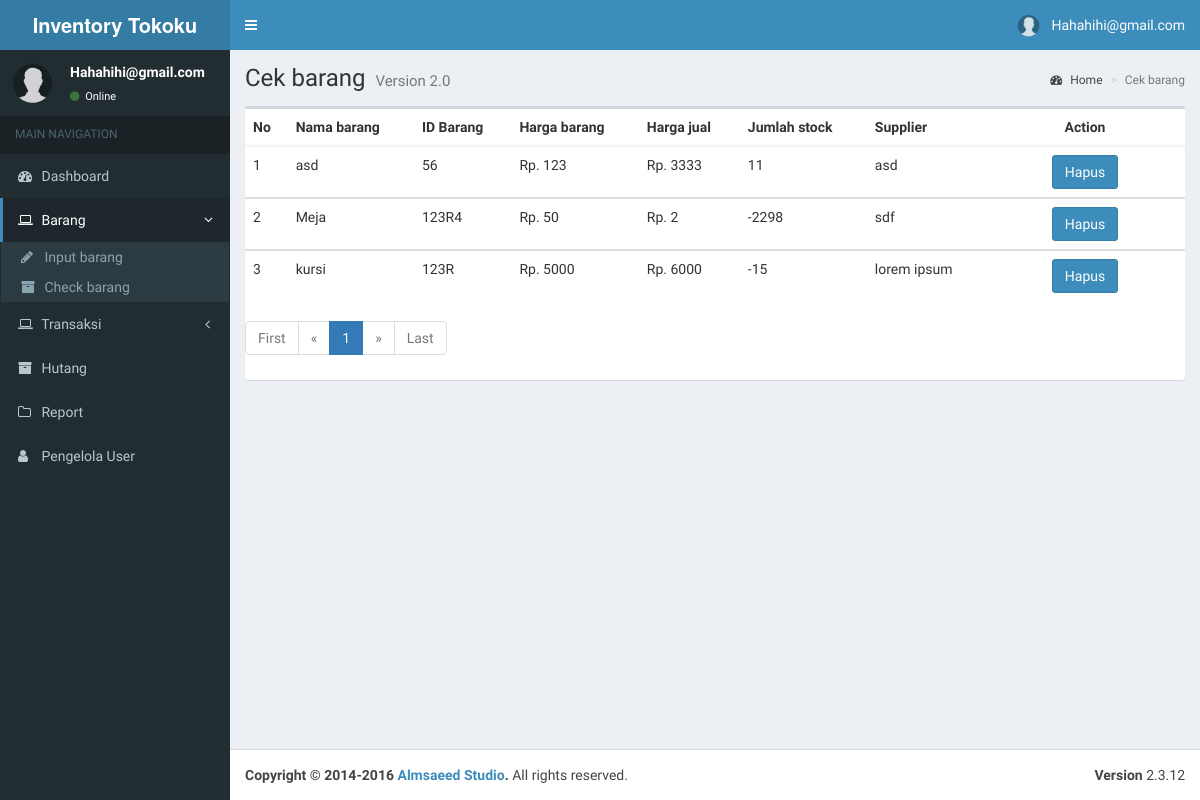
Screenshot of /admin/cekbarang.php (signed in) with the database file from the repository.
### tables this page shows
CREATE TABLE `barang` (
  `id_barang` varchar(5) NOT NULL,
  `jenis_barang` varchar(30) NOT NULL,
  `nama_barang` varchar(60) NOT NULL,
  `harga_beli` int(20) NOT NULL,
  `harga_jual` int(20) NOT NULL,
  `jumlah_stock` int(20) NOT NULL,
  `supplier` text NOT NULL,
  `deskripsi` text NOT NULL
);

### admin/cekbarang.php (the view, shortened to what this page needs)
<!DOCTYPE html>
<html>
<head>
  <link rel="stylesheet" href="bootstrap/css/bootstrap.min.css">
  <link rel="stylesheet" href="https://cdnjs.cloudflare.com/ajax/libs/font-awesome/4.5.0/css/font-awesome.min.css">
  <link rel="stylesheet" href="https://cdnjs.cloudflare.com/ajax/libs/ionicons/2.0.1/css/ionicons.min.css">
  <link rel="stylesheet" href="dist/css/AdminLTE.min.css">
  <link rel="stylesheet" href="bootstrap/css/style.css">
  <link rel="stylesheet" href="dist/css/skins/_all-skins.min.css">
</head>
<body class="hold-transition skin-blue sidebar-mini">
<div class="wrapper">
  <header class="main-header">
    <a href="#" class="logo">
      <span class="logo-lg"><b>Inventory Tokoku</b></span>
    </a>
        <?php
			$userid = $_SESSION['username2'];
		  ?>
    <nav class="navbar navbar-static-top">
      <a href="#" class="sidebar-toggle" data-toggle="offcanvas" role="button">
      </a>
      <div class="navbar-custom-menu">
        <ul class="nav navbar-nav">
          <li class="dropdown user user-menu">
            <a href="#" class="dropdown-toggle" data-toggle="dropdown">
              <img src="img/user.png" class="user-image" alt="User Image">
              <span class="hidden-xs"><?php echo ucfirst ($userid); ?></span>
            </a>
          </li>
        </ul>
      </div>
    </nav>
  </header>
  <aside class="main-sidebar">
    <section class="sidebar">
      <div class="user-panel">
        <div class="pull-left image">
          <img src="img/user.png" class="img-circle" alt="User Image">
        </div>
        <div class="pull-left info">
            <p><?php echo ucfirst ($userid); ?></p>
          <a href="#"><i class="fa fa-circle text-success"></i> Online</a>
        </div>
      </div>
      <ul class="sidebar-menu">
        <li class="header">MAIN NAVIGATION</li>
        <li class="treeview">
          <a href="index">
            <i class="fa fa-dashboard"></i> <span>Dashboard</span>
          </a>
        </li>
        <li class="active treeview">
            <a href="#">
              <i class="fa fa-laptop"></i>
              <span>Barang</span>
              <span class="pull-right-container">
                <i class="fa fa-angle-left pull-right"></i>
              </span>
            </a>
            <ul class="treeview-menu">
              <li><a href="stockopname"><i class="fa fa-pencil"></i> Input barang</a></li>
              <li><a href="cekbarang"><i class="fa fa-archive"></i> Check barang</a></li>
            </ul>
        </li>
        <li class="treeview">
            <a href="#">
              <i class="fa fa-laptop"></i>
              <span>Transaksi</span>
              <span class="pull-right-container">
                <i class="fa fa-angle-left pull-right"></i>
              </span>
            </a>
        </li>
		    <li class="treeview">
          <a href="hutang">
            <i class="fa fa-archive"></i> <span>Hutang</span>
          </a>
        </li>
        <li class="treeview">
          <a href="#">
            <i class="fa fa-folder-o"></i> <span>Report</span>
          </a>
        </li>
        <li class="treeview">
          <a href="user">
            <i class="fa fa-user"></i> <span>Pengelola User</span>
          </a>
        </li>
    </section>
  </aside>
  <div class="content-wrapper">
    <section class="content-header">
      <h1>
        Cek barang
        <small>Version 2.0</small>
      </h1>
      <ol class="breadcrumb">
        <li><a href="#"><i class="fa fa-dashboard"></i> Home</a></li>
        <li class="active">Cek barang</li>
      </ol>
    </section>
    <section class="content">
		<div class="row">
			  <div class="col-xs-12">
				<div class="box">
                      <div class="box-body table-responsive no-padding">
                     <div class="box-body table-responsive no-padding">
                        <?php
                           $mysql_hostname = "localhost";
                           $mysql_user = "root";
                           $mysql_password = "";
                           $mysql_database = "inventory";
                           $conn = mysqli_connect($mysql_hostname, $mysql_user, $mysql_password, $mysql_database);
            ?>
					 <table class="table table-hover">
						<thead>
                           <th>No</th>
                           <th>Nama barang</th>
                           <th>ID Barang</th>
                           <th>Harga barang</th>
                           <th>Harga jual</th>
                           <th>Jumlah stock</th>
                           <th>Supplier</th>
                           <th>
                              <center>Action</center>
                           </th>
                        </thead>
						<?php
$page = (isset($_GET['page'])) ? $_GET['page'] : 1;
$limit = 10;
$limit_start = ($page - 1) * $limit;
$no = $limit_start + 1;
						$sql = "SELECT * FROM barang order by id_barang DESC LIMIT $limit_start, $limit";
                                             if($result = @mysqli_query($conn,$sql)){
                                                 if(mysqli_num_rows($result) > 0){
                                                     while($row = mysqli_fetch_array($result)){
                           ?>
                        <tbody>
                           <td><?php echo $no++ ?></td>
                           <td><?php echo $row['nama_barang'] ?></td>
                           <td><?php echo $row['id_barang'] ?></td>
                           <td><?php echo "Rp. " . $row['harga_beli'] ?></td>
						   <td><?php echo "Rp. " . $row['harga_jual'] ?></td>
                           <td><?php echo $row['jumlah_stock'] ?></td>
                           <td><?php echo $row['supplier'] ?></td>
                           <td width="200px">
                              <center>
                                 <button class="btn btn-primary" data-toggle="modal" data-target="#false<?php echo $row['id_barang'];?>">Hapus</button>
                              </center>
                           </td>
                        </tbody>
                        <?php
                           }
                           }echo "</table>";
                           } else{
                           echo "ERROR: Could not able to execute $sql. ";
                           }
                           ?>
                        <ul class="pagination">
            <?php
            if ($page == 1) {
            ?>
                <li class="disabled"><a href="#">First</a></li>
                <li class="disabled"><a href="#">&laquo;</a></li>
            <?php
            } else {
                $link_prev = ($page > 1) ? $page - 1 : 1;
            ?>
                <li><a href="cekbarang.php?page=1">First</a></li>
                <li><a href="cekbarang.php?page=<?php echo $link_prev; ?>">&laquo;</a></li>
            <?php
            }
            ?>
            <?php
            $sql = mysqli_query($conn, "SELECT COUNT(id_barang) as num FROM barang");
            $total_pages = mysqli_fetch_array($sql);
            $yourcount = $total_pages['num'];
            $jumlah_page = ceil($yourcount / $limit);
            $jumlah_number = 3;
            $start_number = ($page > $jumlah_number) ? $page - $jumlah_number : 1;
            $end_number = ($page < ($jumlah_page - $jumlah_number)) ? $page + $jumlah_number : $jumlah_page;
            for ($i = $start_number; $i <= $end_number; $i++) {
                $link_active = ($page == $i) ? 'class="active"' : '';
            ?>
                <li <?php echo $link_active; ?>><a href="cekbarang.php?page=<?php echo $i; ?>"><?php echo $i; ?></a></li>
            <?php
            }
            ?>
            <?php
            if ($page == $jumlah_page) {
            ?>
                <li class="disabled"><a href="#">&raquo;</a></li>
                <li class="disabled"><a href="#">Last</a></li>
            <?php
            } else {
                $link_next = ($page < $jumlah_page) ? $page + 1 : $jumlah_page;
            ?>
                <li><a href="cekbarang.php?page=<?php echo $link_next; ?>">&raquo;</a></li>
                <li><a href="cekbarang.php?page=<?php echo $jumlah_page; ?>">Last</a></li>
            <?php
            }
            ?>
        </ul>
				</div>
			  </div>
		</div>
    </section>
  </div>
  <footer class="main-footer">
    <div class="pull-right hidden-xs">
      <b>Version</b> 2.3.12
    </div>
    <strong>Copyright &copy; 2014-2016 <a href="#">Almsaeed Studio</a>.</strong> All rights
    reserved.
  </footer>
</div>
</body>
</html>

### rows the page displays
barang: nama_barang "asd", id_barang "56", harga_beli "123", harga_jual "3333", jumlah_stock "11", supplier "asd"
barang: nama_barang "Meja", id_barang "123R4", harga_beli "50", harga_jual "2", jumlah_stock "-2298", supplier "sdf"
barang: nama_barang "kursi", id_barang "123R", harga_beli "5000", harga_jual "6000", jumlah_stock "-15", supplier "lorem ipsum"

### other values shown
$userid "Hahahihi@gmail.com"
